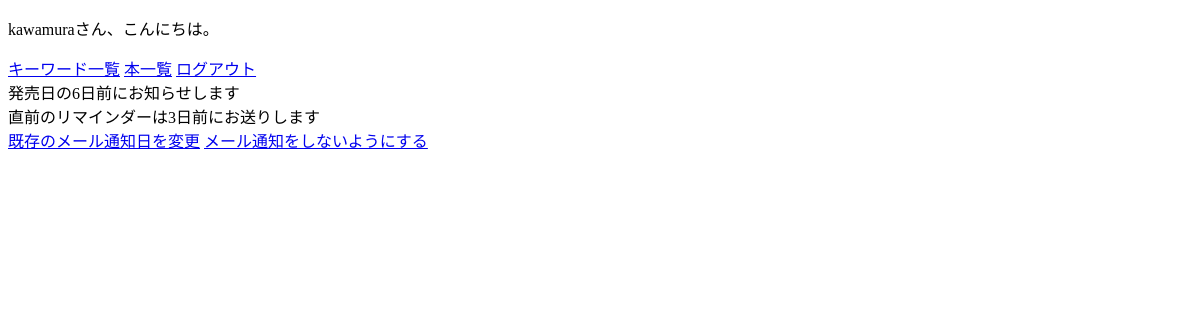
Page /1/send_date/ (signed in) on the earlier database version.
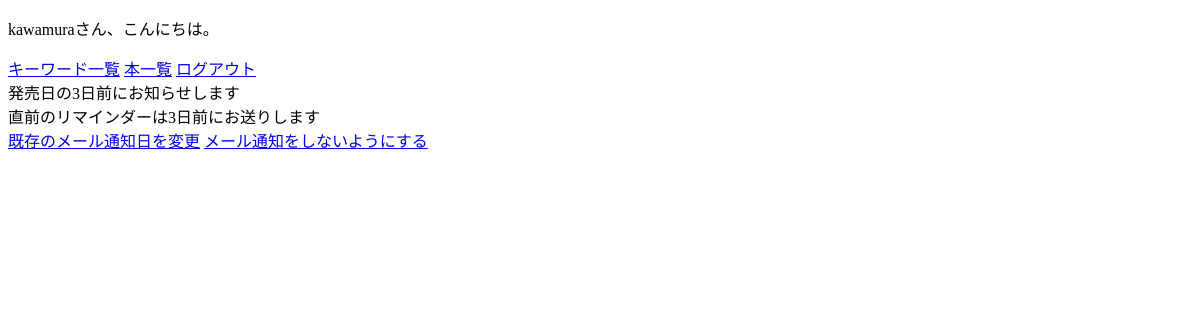
Same page on the later database version.
### hello/models.py (models this page shows)
class WhenEmail(models.Model):
  user = models.ForeignKey(CustomUser, unique=True,
  on_delete = models.CASCADE)
  date_email = models.IntegerField(default = 7,
  verbose_name = '何日前に通知しますか？')
  date_reminder = models.IntegerField(blank = True, null = True,
  verbose_name = 'リマインダーを何日前に送りますか？')
  class Meta:
    verbose_name_plural = 'WhenEmail'

### hello/views.py (the view)
# urls.py: path('<int:pk>/send_date/', views.SendDateView.as_view(),
class SendDateView(LoginRequiredMixin, generic.ListView):
  model = WhenEmail
  template_name = 'send_date.html'
  def get_queryset(self):
    when = WhenEmail.objects.filter(user = self.request.user)
    return when

### hello/templates/send_date.html (shortened to what this page needs)
{% extends "hello_base.html" %}
{% load static %}
{% block body %}
<div id="wrapper">
  <div id="page-wrapper">
    <div class="row">
      <div class="col-lg-6 full-width margin-top-20percent" >
        <div class="panel panel-default full-width">
          <div class="panel-body full-width full-height">
            {% for when in whenemail_list %}
              <div>発売日の{{ when.date_email }}日前にお知らせします</div>
              {% if when.date_reminder %}
                <div>直前のリマインダーは{{ when.date_reminder }}日前にお送りします</div>
              {% endif %}
              <a href="{% url 'hello:send_change' user.id when.pk %}">既存のメール通知日を変更</a>
              <a href="{% url 'hello:send_delete' user.id when.pk %}">メール通知をしないようにする</a>
            {% empty %}
              <div>登録されたメール通知日設定はありません。</div>
              <a href="{% url 'hello:send_set' user.pk %}">メール通知日を設定</a>
            {% endfor %}
          </div>
        </div>
      </div>
    </div>
  </div>
</div>
{% endblock %}

Differences in the rows shown:
changed WhenEmail: date_email "6" → "3"
